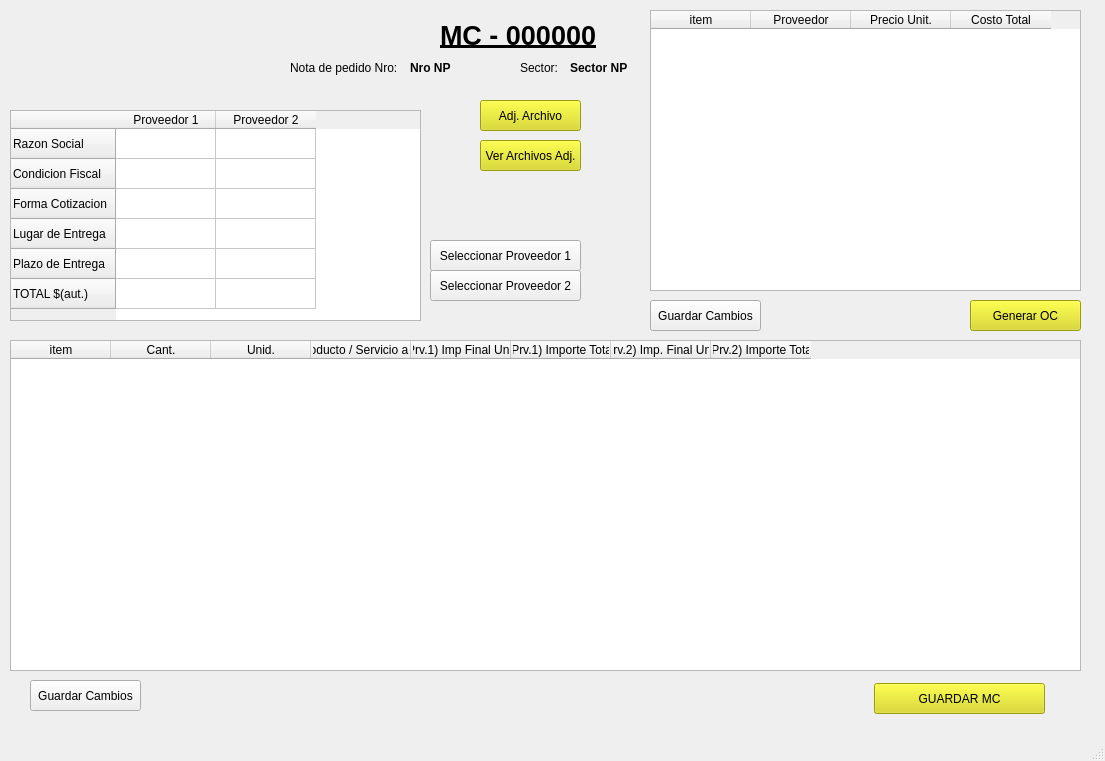
<?xml version="1.0" encoding="UTF-8"?>
<ui version="4.0">
 <class>pantallaModeloCotejo</class>
 <widget class="QMainWindow" name="pantallaModeloCotejo">
  <property name="geometry">
   <rect>
    <x>0</x>
    <y>0</y>
    <width>1105</width>
    <height>761</height>
   </rect>
  </property>
  <property name="minimumSize">
   <size>
    <width>800</width>
    <height>600</height>
   </size>
  </property>
  <property name="maximumSize">
   <size>
    <width>1366</width>
    <height>768</height>
   </size>
  </property>
  <property name="windowTitle">
   <string>Modelo de Cotejo</string>
  </property>
  <widget class="QWidget" name="centralwidget">
   <widget class="QLabel" name="label">
    <property name="geometry">
     <rect>
      <x>10</x>
      <y>0</y>
      <width>241</width>
      <height>101</height>
     </rect>
    </property>
    <property name="text">
     <string/>
    </property>
    <property name="pixmap">
     <pixmap resource="img/imagenes.qrc">:/xy/logo_info.jpg</pixmap>
    </property>
    <property name="scaledContents">
     <bool>true</bool>
    </property>
   </widget>
   <widget class="QLabel" name="lblNumeroMC_MC">
    <property name="geometry">
     <rect>
      <x>440</x>
      <y>20</y>
      <width>181</width>
      <height>31</height>
     </rect>
    </property>
    <property name="font">
     <font>
      <pointsize>20</pointsize>
      <bold>true</bold>
      <underline>true</underline>
     </font>
    </property>
    <property name="text">
     <string>MC - 000000</string>
    </property>
   </widget>
   <widget class="QLabel" name="label_3">
    <property name="geometry">
     <rect>
      <x>290</x>
      <y>60</y>
      <width>121</width>
      <height>16</height>
     </rect>
    </property>
    <property name="text">
     <string>Nota de pedido Nro:</string>
    </property>
   </widget>
   <widget class="QLabel" name="lblNumeroNP_MC">
    <property name="geometry">
     <rect>
      <x>410</x>
      <y>60</y>
      <width>71</width>
      <height>16</height>
     </rect>
    </property>
    <property name="font">
     <font>
      <bold>true</bold>
     </font>
    </property>
    <property name="text">
     <string>Nro NP</string>
    </property>
   </widget>
   <widget class="QLabel" name="label_2">
    <property name="geometry">
     <rect>
      <x>520</x>
      <y>60</y>
      <width>49</width>
      <height>16</height>
     </rect>
    </property>
    <property name="text">
     <string>Sector:</string>
    </property>
   </widget>
   <widget class="QLabel" name="lblSectorNP_MC">
    <property name="geometry">
     <rect>
      <x>570</x>
      <y>60</y>
      <width>121</width>
      <height>16</height>
     </rect>
    </property>
    <property name="font">
     <font>
      <bold>true</bold>
     </font>
    </property>
    <property name="text">
     <string>Sector NP</string>
    </property>
   </widget>
   <widget class="QTableWidget" name="tablaProveedores_MC">
    <property name="geometry">
     <rect>
      <x>10</x>
      <y>110</y>
      <width>411</width>
      <height>211</height>
     </rect>
    </property>
    <row>
     <property name="text">
      <string>Razon Social</string>
     </property>
    </row>
    <row>
     <property name="text">
      <string>Condicion Fiscal</string>
     </property>
    </row>
    <row>
     <property name="text">
      <string>Forma Cotizacion</string>
     </property>
    </row>
    <row>
     <property name="text">
      <string>Lugar de Entrega</string>
     </property>
    </row>
    <row>
     <property name="text">
      <string>Plazo de Entrega</string>
     </property>
    </row>
    <row>
     <property name="text">
      <string>TOTAL $(aut.)</string>
     </property>
    </row>
    <column>
     <property name="text">
      <string>Proveedor 1</string>
     </property>
    </column>
    <column>
     <property name="text">
      <string>Proveedor 2</string>
     </property>
    </column>
   </widget>
   <widget class="QPushButton" name="btnProveedor1_MC">
    <property name="geometry">
     <rect>
      <x>430</x>
      <y>240</y>
      <width>151</width>
      <height>31</height>
     </rect>
    </property>
    <property name="text">
     <string>Seleccionar Proveedor 1</string>
    </property>
   </widget>
   <widget class="QPushButton" name="btnProveedor2_MC">
    <property name="geometry">
     <rect>
      <x>430</x>
      <y>270</y>
      <width>151</width>
      <height>31</height>
     </rect>
    </property>
    <property name="text">
     <string>Seleccionar Proveedor 2</string>
    </property>
   </widget>
   <widget class="QTableWidget" name="tablaItemsPrecios_MC">
    <property name="geometry">
     <rect>
      <x>10</x>
      <y>340</y>
      <width>1071</width>
      <height>331</height>
     </rect>
    </property>
    <column>
     <property name="text">
      <string>item</string>
     </property>
    </column>
    <column>
     <property name="text">
      <string>Cant.</string>
     </property>
    </column>
    <column>
     <property name="text">
      <string>Unid.</string>
     </property>
    </column>
    <column>
     <property name="text">
      <string>Detalle Producto / Servicio a Comparar</string>
     </property>
    </column>
    <column>
     <property name="text">
      <string>(Prv.1) Imp Final Unit.</string>
     </property>
    </column>
    <column>
     <property name="text">
      <string>(Prv.1) Importe Total</string>
     </property>
    </column>
    <column>
     <property name="text">
      <string>(Prv.2) Imp. Final Unit.</string>
     </property>
    </column>
    <column>
     <property name="text">
      <string>(Prv.2) Importe Total</string>
     </property>
    </column>
   </widget>
   <widget class="QTableWidget" name="tablaProveedorRecomendado_MC">
    <property name="geometry">
     <rect>
      <x>650</x>
      <y>10</y>
      <width>431</width>
      <height>281</height>
     </rect>
    </property>
    <column>
     <property name="text">
      <string>item</string>
     </property>
    </column>
    <column>
     <property name="text">
      <string>Proveedor</string>
     </property>
    </column>
    <column>
     <property name="text">
      <string>Precio Unit.</string>
     </property>
    </column>
    <column>
     <property name="text">
      <string>Costo Total</string>
     </property>
    </column>
   </widget>
   <widget class="QPushButton" name="btnGuardarItems_MC">
    <property name="geometry">
     <rect>
      <x>30</x>
      <y>680</y>
      <width>111</width>
      <height>31</height>
     </rect>
    </property>
    <property name="text">
     <string>Guardar Cambios</string>
    </property>
   </widget>
   <widget class="QPushButton" name="btnGenerarOC_MC">
    <property name="geometry">
     <rect>
      <x>970</x>
      <y>300</y>
      <width>111</width>
      <height>31</height>
     </rect>
    </property>
    <property name="styleSheet">
     <string notr="true">background-color: rgb(218, 218, 14);</string>
    </property>
    <property name="text">
     <string>Generar OC</string>
    </property>
   </widget>
   <widget class="QPushButton" name="btnGuardarRecomendado_MC">
    <property name="geometry">
     <rect>
      <x>650</x>
      <y>300</y>
      <width>111</width>
      <height>31</height>
     </rect>
    </property>
    <property name="text">
     <string>Guardar Cambios</string>
    </property>
   </widget>
   <widget class="QPushButton" name="pushButton">
    <property name="geometry">
     <rect>
      <x>874</x>
      <y>683</y>
      <width>171</width>
      <height>31</height>
     </rect>
    </property>
    <property name="styleSheet">
     <string notr="true">background-color: rgb(218, 218, 14);</string>
    </property>
    <property name="text">
     <string>GUARDAR MC</string>
    </property>
   </widget>
   <widget class="QPushButton" name="btnAdjArchivo_MC">
    <property name="geometry">
     <rect>
      <x>480</x>
      <y>100</y>
      <width>101</width>
      <height>31</height>
     </rect>
    </property>
    <property name="styleSheet">
     <string notr="true">background-color: rgb(218, 218, 14);</string>
    </property>
    <property name="text">
     <string>Adj. Archivo</string>
    </property>
   </widget>
   <widget class="QPushButton" name="btnVerArchivosAdj_MC">
    <property name="geometry">
     <rect>
      <x>480</x>
      <y>140</y>
      <width>101</width>
      <height>31</height>
     </rect>
    </property>
    <property name="styleSheet">
     <string notr="true">background-color: rgb(218, 218, 14);</string>
    </property>
    <property name="text">
     <string>Ver Archivos Adj.</string>
    </property>
   </widget>
  </widget>
  <widget class="QMenuBar" name="menubar">
   <property name="geometry">
    <rect>
     <x>0</x>
     <y>0</y>
     <width>1105</width>
     <height>22</height>
    </rect>
   </property>
  </widget>
  <widget class="QStatusBar" name="statusbar"/>
 </widget>
 <resources>
  <include location="img/imagenes.qrc"/>
 </resources>
 <connections/>
</ui>
